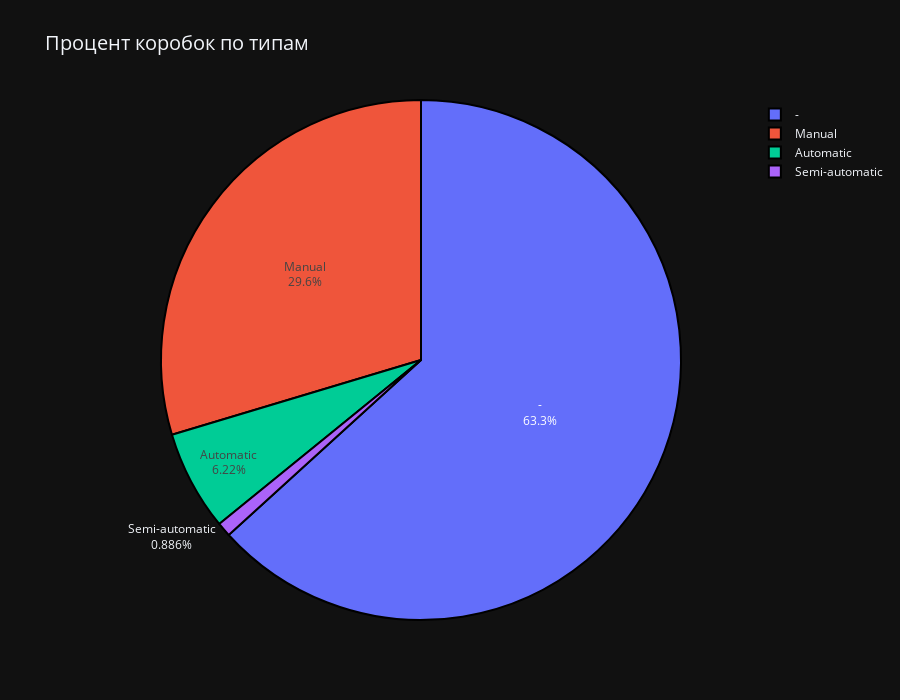

The code cell stored with this chart in its notebook:
### Code cell
fig_pi = go.Figure()
fig_pi.add_trace(
    go.Pie(labels=new_dataset_2['teg'], values=new_dataset_2['count'],
           marker=dict(line=dict(color='black', width=2)),
           textinfo='label+percent')
           )
fig_pi.update_layout(
    title=dict(text='Процент коробок по типам',  # Заголовок диаграммы
               font=dict(size=20)),  # Размер шрифта заголовка
    showlegend=True,  # Скрыть легенду
    height=700)  # Размеры графика)
fig_pi.show()

### Figure 1 — Plotly figure (JSON) as saved in the notebook; plotly's stock layout.template omitted (floating-point values rounded to 4 significant figures)
{"data": [{"labels": ["-", "Manual", "Automatic", "Semi-automatic"], "marker": {"line": {"color": "black", "width": 2}}, "textinfo": "label+percent", "values": [22068, 10341, 2171, 309], "type": "pie"}], "layout": {"title": {"font": {"size": 20}, "text": "Процент коробок по типам"}, "showlegend": true, "height": 700}}
